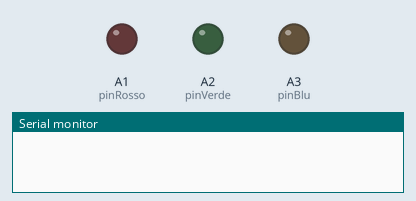
This sketch was run on a simulated Arduino Uno, built with avr-gcc and run on an emulated ATmega328P. On the bench: output pins drawn as LEDs (lit = HIGH), the last lines printed to the serial monitor. Random numbers use the default seed unless the sketch sets one.

Above: at 0.1 s.
At 1.2 s:
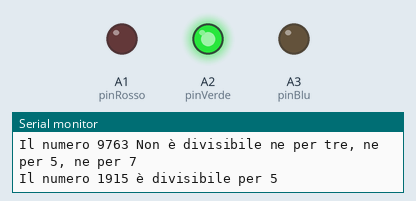
At 4.6 s:
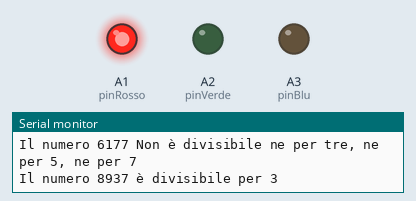
At 9.0 s:
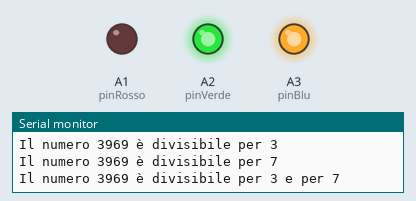
At 17.9 s:
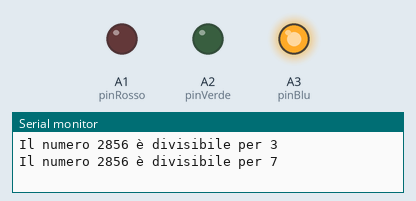
At 35.6 s:
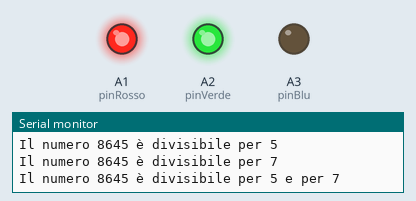
Timing chart, 0 to 40.0 s (numbered marks = the images above):
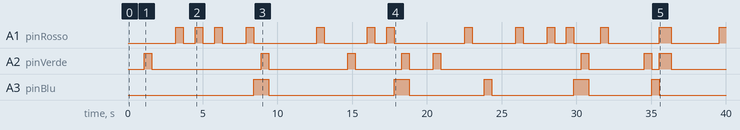

The sketch:

lakaka.ino
```cpp
/* Sketch
 *  il 16/11/2021
 */

int pinRosso = A1;
int pinVerde = A2;
int pinBlu = A3;

void setup() {
  pinMode(pinRosso, OUTPUT);
  pinMode(pinVerde, OUTPUT);
  pinMode(pinBlu, OUTPUT);
  randomSeed(analogRead[0]);
  Serial.begin(9600);
}
void RGB_color(int red_light_value, int green_light_value, int blue_light_value)
 {
  analogWrite(pinRosso, red_light_value);
  analogWrite(pinVerde, green_light_value);
  analogWrite(pinBlu, blue_light_value);
}

void loop() {
  int n = random(1, 10469);
  delay(300);
  if (n % 3 == 0) {
    Serial.print("Il numero ");
    Serial.print(n);
    Serial.println(" è divisibile per 3");
    RGB_color(255, 0, 0);
    delay(500);
  }if (n % 5 == 0)  {
    Serial.print("Il numero ");
    Serial.print(n);
    Serial.println(" è divisibile per 5");
    RGB_color(0, 255, 0);
    delay(500);
  }if (n % 7 == 0) {
    Serial.print("Il numero ");
    Serial.print(n);
    Serial.println(" è divisibile per 7");
    RGB_color(0, 0, 255);
    delay(500);
  }
    if (n % 3 == 0 && n % 5 == 0)  {
    Serial.print("Il numero ");
    Serial.print(n);
    Serial.println(" è divisibile per 3 e per 5");
    RGB_color(255, 255, 125);
    delay(500);
  }
   if (n % 3 == 0 && n % 7 == 0)  {
    Serial.print("Il numero ");
    Serial.print(n);
    Serial.println(" è divisibile per 3 e per 7");
    RGB_color(0, 255, 255);
    delay(500);
  }
   if (n % 7 == 0 && n % 5 == 0)  {
    Serial.print("Il numero ");
    Serial.print(n);
    Serial.println(" è divisibile per 5 e per 7");
    RGB_color(255, 255, 0
    );
    delay(500);
  }else {
    Serial.print("Il numero ");
    Serial.print(n);
    Serial.println(" Non è divisibile ne per tre, ne per 5, ne per 7");
    RGB_color(0, 0, 0);
    delay(500);
  }
}
```

Measured:
- by itself, A1 (pinRosso): LOW → HIGH at 3.2 s, → LOW 0.50 s later, → HIGH 0.80 s later, → LOW 0.50 s later, … (27 changes in this stretch)
- by itself, A2 (pinVerde): LOW → HIGH at 1.1 s, → LOW 0.50 s later, → HIGH 7.3 s later, → LOW 0.50 s later, … (16 changes in this stretch)
- by itself, A3 (pinBlu): LOW → HIGH at 8.4 s, → LOW 1.0 s later, → HIGH 8.4 s later, → LOW 1.0 s later, … (10 changes in this stretch)
